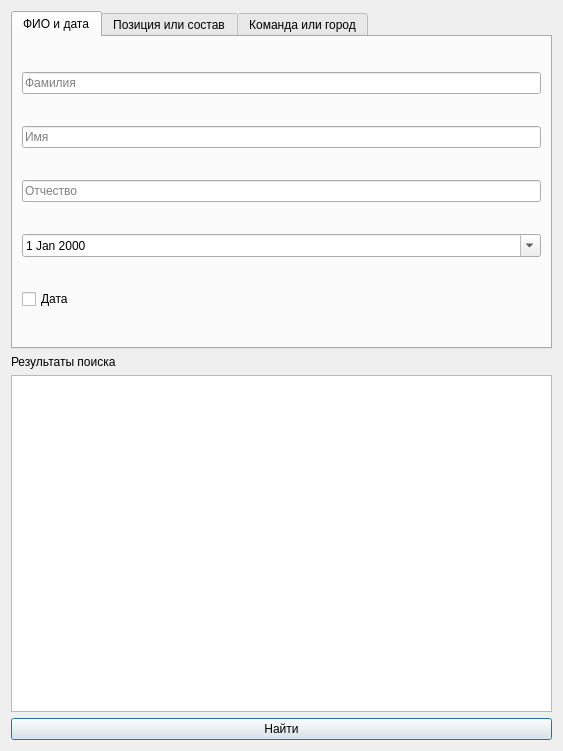
<?xml version="1.0" encoding="UTF-8"?>
<ui version="4.0">
 <class>DialogSearch</class>
 <widget class="QDialog" name="DialogSearch">
  <property name="geometry">
   <rect>
    <x>0</x>
    <y>0</y>
    <width>563</width>
    <height>751</height>
   </rect>
  </property>
  <property name="windowTitle">
   <string>Поиск</string>
  </property>
  <layout class="QVBoxLayout" name="verticalLayout_3">
   <item>
    <widget class="QTabWidget" name="tab_widget">
     <property name="currentIndex">
      <number>0</number>
     </property>
     <widget class="QWidget" name="tab">
      <attribute name="title">
       <string>ФИО и дата</string>
      </attribute>
      <layout class="QVBoxLayout" name="verticalLayout_2">
       <item>
        <widget class="QLineEdit" name="input_last_name">
         <property name="placeholderText">
          <string>Фамилия</string>
         </property>
        </widget>
       </item>
       <item>
        <widget class="QLineEdit" name="input_first_name">
         <property name="placeholderText">
          <string>Имя</string>
         </property>
        </widget>
       </item>
       <item>
        <widget class="QLineEdit" name="input_patronymic">
         <property name="placeholderText">
          <string>Отчество</string>
         </property>
        </widget>
       </item>
       <item>
        <widget class="QDateEdit" name="input_date">
         <property name="calendarPopup">
          <bool>true</bool>
         </property>
        </widget>
       </item>
       <item>
        <widget class="QCheckBox" name="check_date">
         <property name="text">
          <string>Дата</string>
         </property>
        </widget>
       </item>
      </layout>
     </widget>
     <widget class="QWidget" name="tab_3">
      <attribute name="title">
       <string>Позиция или состав</string>
      </attribute>
      <layout class="QVBoxLayout" name="verticalLayout">
       <item>
        <widget class="QLabel" name="label">
         <property name="text">
          <string>Позиция</string>
         </property>
        </widget>
       </item>
       <item>
        <widget class="QComboBox" name="position_box">
         <item>
          <property name="text">
           <string/>
          </property>
         </item>
         <item>
          <property name="text">
           <string>Голкипер</string>
          </property>
         </item>
         <item>
          <property name="text">
           <string>Защитник</string>
          </property>
         </item>
         <item>
          <property name="text">
           <string>Полузащитник</string>
          </property>
         </item>
         <item>
          <property name="text">
           <string>Нападающий</string>
          </property>
         </item>
        </widget>
       </item>
       <item>
        <widget class="QLabel" name="label_2">
         <property name="text">
          <string>Состав</string>
         </property>
        </widget>
       </item>
       <item>
        <widget class="QComboBox" name="squad_box">
         <item>
          <property name="text">
           <string/>
          </property>
         </item>
         <item>
          <property name="text">
           <string>Основной</string>
          </property>
         </item>
         <item>
          <property name="text">
           <string>Резерв</string>
          </property>
         </item>
         <item>
          <property name="text">
           <string>Молодежный</string>
          </property>
         </item>
        </widget>
       </item>
      </layout>
     </widget>
     <widget class="QWidget" name="tab_2">
      <attribute name="title">
       <string>Команда или город</string>
      </attribute>
      <layout class="QVBoxLayout" name="verticalLayout_4">
       <item>
        <widget class="QLineEdit" name="input_team">
         <property name="placeholderText">
          <string>Команда</string>
         </property>
        </widget>
       </item>
       <item>
        <widget class="QLineEdit" name="input_city">
         <property name="placeholderText">
          <string>Город</string>
         </property>
        </widget>
       </item>
      </layout>
     </widget>
    </widget>
   </item>
   <item>
    <widget class="QLabel" name="label_results">
     <property name="text">
      <string>Результаты поиска</string>
     </property>
    </widget>
   </item>
   <item>
    <widget class="QTableWidget" name="table_results"/>
   </item>
   <item>
    <widget class="QPushButton" name="button_search">
     <property name="text">
      <string>Найти</string>
     </property>
    </widget>
   </item>
  </layout>
 </widget>
 <resources/>
 <connections/>
</ui>
